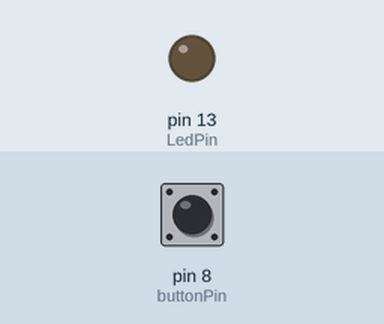
The sketch below on a simulated Arduino Uno, built with avr-gcc and run on an emulated ATmega328P. Shown: output pins drawn as LEDs (lit = HIGH). The test bench sets the inputs (shaded band); at power-on: pin 8 (buttonPin) HIGH.

Above: at 1.2 s.
1.3 s: pin 8 (buttonPin) pulled LOW for 3.2 s
At 6.0 s:
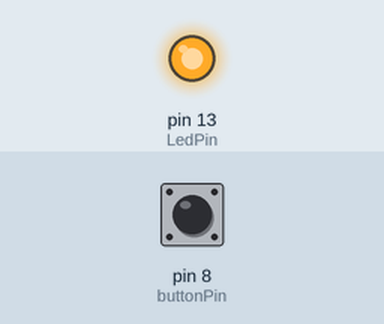
6.3 s: pin 8 (buttonPin) pulled LOW for 0.15 s
At 7.7 s:
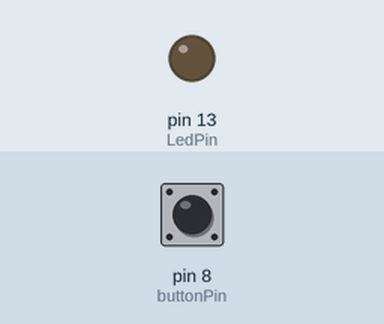
Timing chart, 0 to 9.3 s (numbered marks = the images above; inputs shaded):
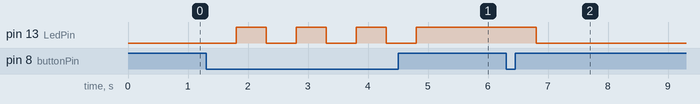

Measured:
- after the input at 1.3 s, pin 13 (LedPin): alternates HIGH for 0.50 s and LOW for 0.50 s, 7 changes in all, then stays HIGH, starting after 0.50 s
- after the input at 6.3 s, pin 13 (LedPin): HIGH → LOW after 0.50 s

The sketch:

BUTTON_PLUS_LED.ino
```cpp
#define buttonPin 8
#define LedPin 13
boolean Led_off=true;
void setup() {
  // put your setup code here, to run once:
  pinMode(buttonPin,INPUT_PULLUP);
  pinMode(LedPin,OUTPUT);

}

void loop() {
  // put your main code here, to run repeatedly:
 byte buttonState= digitalRead(buttonPin);
  if(buttonState==LOW){
  delay(500);


 if(Led_off){
  Led_off=false;
  digitalWrite(LedPin,HIGH);
  }

  else{
    Led_off=true;
  digitalWrite(LedPin,LOW);
  }
  }
}
```
